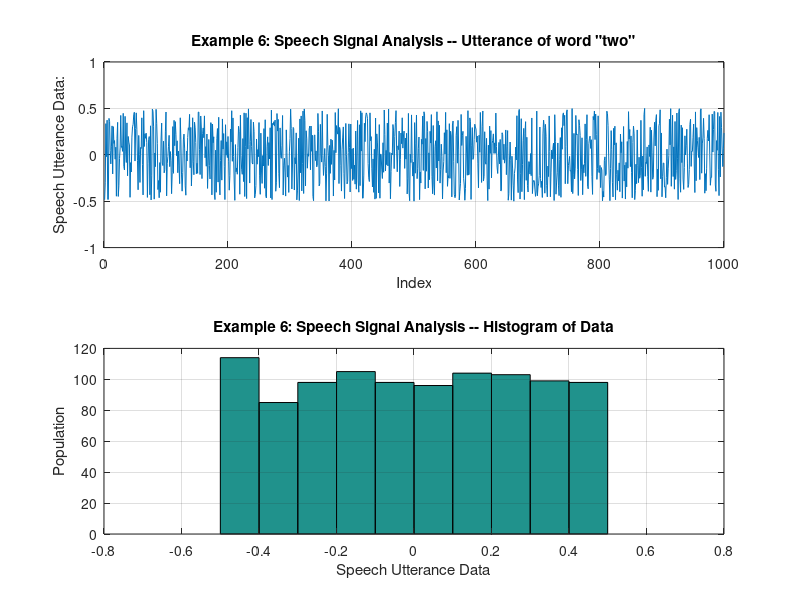
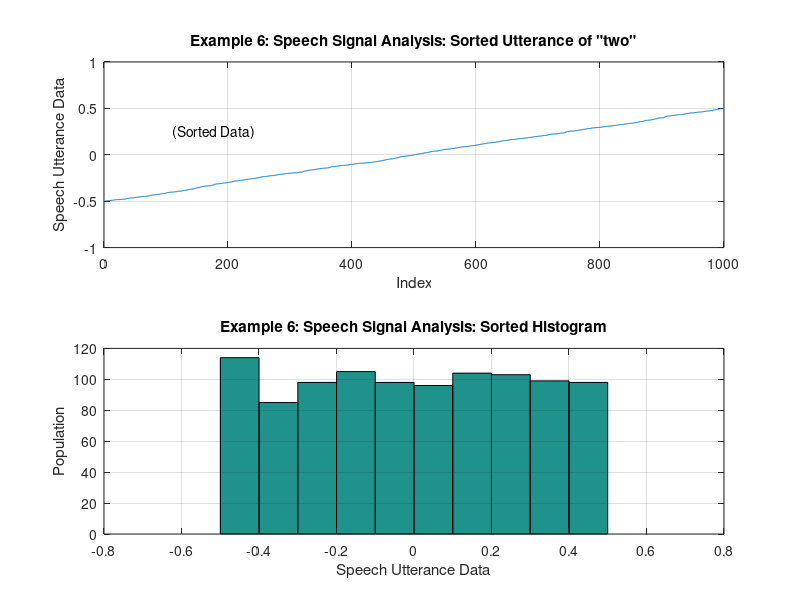

Here is the MATLAB script that generated these plots, in order:
% Script File: ch7ex06.m
% Programmer: Cameron Carroll

% Example 6 by F. Geoola


clear;
clc;
clf;

load Two.dat;
x = Two;

fprintf('Word "two" statistics:\n\n')
n = length(x);
fprintf(' Count of data elements in data file: %6.0f\n', n);
fprintf(' Mean: %f \n', mean(x) );
fprintf(' Standard Deviation: %f \n', std(x));
fprintf(' Variance: %f \n', var(x) );
fprintf(' Average Power: %f \n', mean(x.^2));
fprintf('Average Magnitude: %f \n', mean(abs(x)) );

n = length(x);
meanval = mean(x);
std_dev = std(x);

figure(1);
subplot(2, 1, 1);
plot(x);
axis([0 n -1 1]);
title('Example 6: Speech Signal Analysis -- Utterance of word "two"');
xlabel('Index');
ylabel('Speech Utterance Data:');
grid;
subplot(2, 1, 2);
hist(x);
title('Example 6: Speech Signal Analysis -- Histogram of Data');
xlabel('Speech Utterance Data');
ylabel('Population');
grid;

xs = sort(x);
figure(2);
subplot(2, 1, 1);
plot(xs);
axis([0 n -1 1]);
title('Example 6: Speech Signal Analysis: Sorted Utterance of "two"');
text (110, 0.25, '(Sorted Data)');
xlabel('Index');
ylabel('Speech Utterance Data');
grid;
subplot(2,1,2);
hist(xs);
title('Example 6: Speech Signal Analysis: Sorted Histogram');
xlabel('Speech Utterance Data');
ylabel('Population');
grid;

zero_cross_ind = 0;
for ii = 1:length(x)-1
    if x(ii)*x(ii+1) < 0
        zero_cross_ind = zero_cross_ind + 1;
    end
end
fprintf(' Number (index) of zero crossings: %.0f \n', zero_cross_ind);

save ZeroCrossInd.dat zero_cross_ind -ascii;
